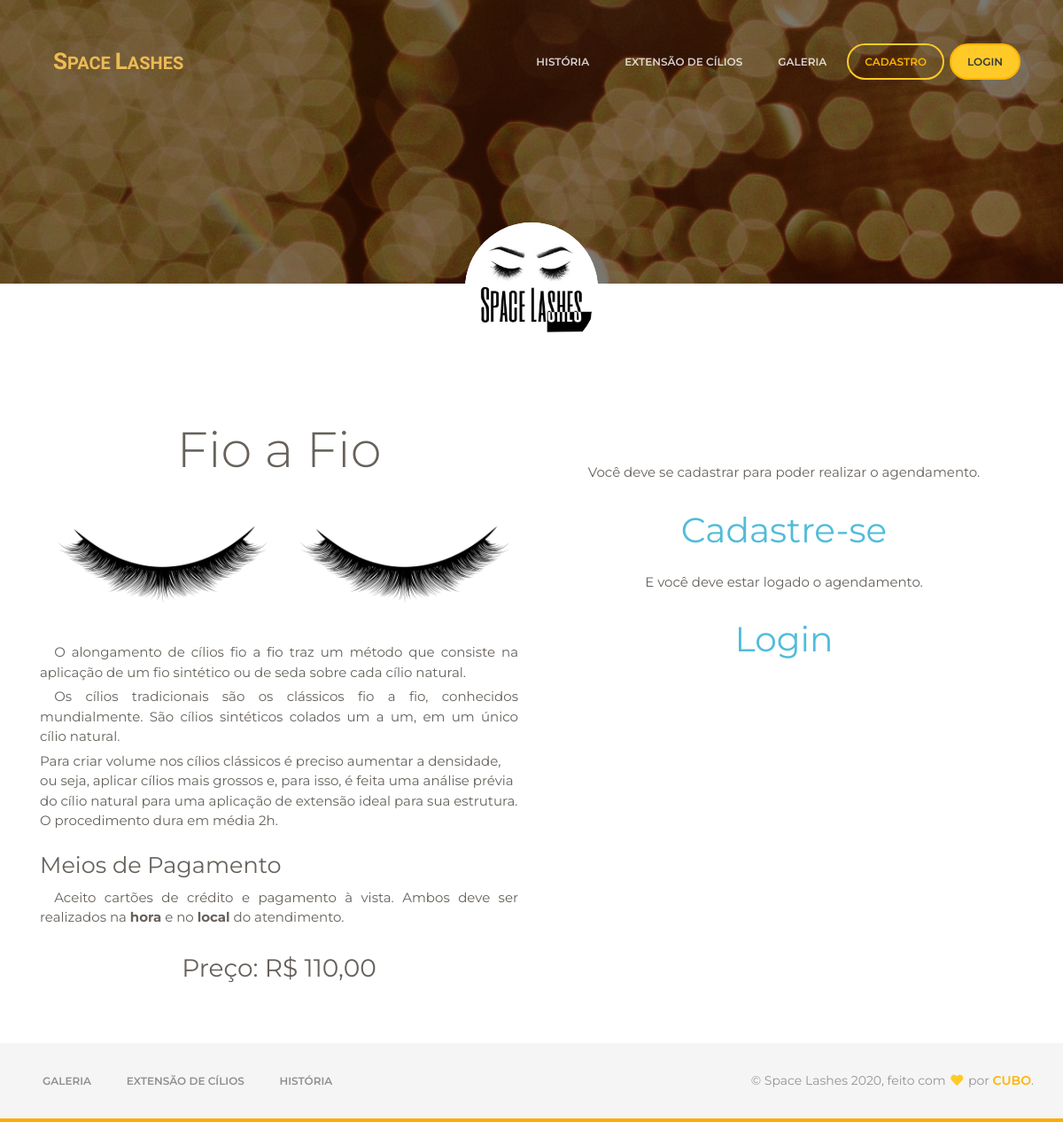
The page /index.php/pages/servico/7 on the database its author committed.
### tables this page shows
CREATE TABLE `services` (
  `service_id` int(11) NOT NULL,
  `service_name` varchar(128) NOT NULL,
  `service_img` varchar(128) NOT NULL,
  `service_description` text NOT NULL,
  `service_details` text NOT NULL,
  `service_price` varchar(9) NOT NULL
);

### application/controllers/Pages.php (called while the page is built, shortened)
<?php
class Pages extends CI_Controller{
public function __construct(){
	$this->load->library(['ion_auth', 'form_validation']);
}
	public function servico($id)
	{
		$this->load->view('template/header');
        $this->load->model('UsuarioModel', 'model');
		if ($this->ion_auth->logged_in()){
			$data['user_img'] = $this->ion_auth->user()->row()->user_img;
		}else{
			$data['user_img'] = '';
		}
        $data['etiqueta'] = $this->model->gera_botao($data['user_img']);
        $this->load->view('template/navbar', $data);
        $this->load->view('template/intro2');
		$dado['calendar'] = $this->model->calendar();
		$this->load->model('ServiceModel','servico');
		$dado['service'] = $this->servico->ler($id);
		if ($this->ion_auth->logged_in()){
			redirect('pages/services/'.$id, 'refresh');
		}else{
			$this->load->view('extra/datepicker', $dado);
		}
		$this->load->view('template/footer');
		$this->load->view('template/scripts');
	}
}

### index.php (called while the page is built, shortened)
<?php
require_once BASEPATH.'core/CodeIgniter.php';

### application/libraries/util/CI_Object.php (called while the page is built, shortened)
<?php
class CI_Object {
    public function __get($key) {
        return get_instance()->$key;
    }
}

### application/libraries/Service.php (called while the page is built)
<?php
include_once APPPATH.'libraries/util/CI_Object.php';
class Service extends CI_Object{
    public function service_data($service_id){
        $cond = array('service_id' => $service_id);
        $rs = $this->db->get_where('services', $cond);
        return $rs->row_array();
    }
}

### application/models/ServiceModel.php (called while the page is built, shortened)
<?php
include_once APPPATH.'libraries/Service.php';
class ServiceModel extends CI_Model {
    public function ler($service_id){
		$servico = new Service();
		return $servico->service_data($service_id);
	  }
}

### application/views/extra/datepicker.php (the view)
<div class="container">
    <div class="owner">
        <div class="avatar">
          <img src="<?= base_url('public/assets/img/logotipo.jpeg'); ?>" alt="Circle Image" class="img-circle img-no-padding img-responsive">
        </div>
    </div>
  <div class="row">
       <div class="col-md-6">
          <h3 class="display-4 mt-5 mb-5 text-center"><?= $service["service_name"]; ?></h3>
          <div class="text-center mb-4">
            <img src="<?= base_url($service["service_img"]); ?>" class="img-fluid" />
          </div>
          <p class="justificado"><?= $service["service_description"]; ?></p>
          <p class="justificado"><?= $service["service_details"]; ?></p>
          <h3 class="mb-2">Meios de Pagamento</h3>
          <p class="justificado">Aceito cartões de crédito e pagamento à vista. Ambos deve ser realizados na <b>hora</b> e no <b>local</b> do atendimento.</p>
          <div class="mt-4 mb-5 text-center">
              <p class="preco"><span class="valor">Preço: </span><?= $service["service_price"]; ?></p>
          </div>
       </div>
       <div class="col-md-6 text-center pt-5 mt-5 pb-5 mb-5">
        <?= $calendar ?>
       </div>
  </div>
</div>

### application/views/template/header.php (shortened to what this page needs)
<!DOCTYPE html>
<html lang="pt-br">
<head>
  <link href="https://use.fontawesome.com/releases/v5.8.2/css/all.css" rel="stylesheet"/>
  <link href="<?= base_url(); ?>public/assets/css/bootstrap.min.css" rel="stylesheet" />
  <link href="<?= base_url(); ?>public/assets/css/ui-kit.min.css" rel="stylesheet" />
  <link href="<?= base_url(); ?>public/assets/css/dataTables.bootstrap4.min.css" rel="stylesheet" />
  <link href="<?= base_url(); ?>public/assets/css/datatables.min.css" rel="stylesheet" />
</head>
<body class="index-page sidebar-collapse">

### application/models/UsuarioModel.php (shortened to what this page needs)
<?php
class UsuarioModel extends CI_Model {
    public function gera_botao($user_img){
        $avatar = base_url('public/assets/img/users/no-photo.jpeg');
        if ($this->ion_auth->logged_in()){
            if ($this->ion_auth->is_admin()){
                $usr = '<a class="dropdown-item" href="'.base_url('index.php/admin').'"><i class="fas fa-clipboard-check"></i>Gestão</a>';
            }else{
                $usr = '<a class="dropdown-item" href="'.base_url('index.php/usuario').'"><i class="fas fa-user mr-3"></i>Perfil</a>';
            }
            $data['etiqueta'] = '<ul class="navbar-nav ml-auto nav-flex-icons"><li class="nav-item avatar dropdown">
                        <a class="nav-link" id="navbarDropdownMenuLink-55" data-toggle="dropdown" aria-haspopup="true" aria-expanded="false">
                            <img src="'. $avatar .'" class="w-100 img-fluid rounded-circle z-depth-0" style="max-width:40px;max-height:40px;min-width:40px;min-height:40px;margin-top:-10px;" alt="imagem de seu avatar"></a>
                        <div class="dropdown-menu dropdown-menu-lg-right dropdown-secondary" aria-labelledby="navbarDropdownMenuLink-55">'.$usr.'
                            <a class="dropdown-item text-danger saida" href="'.base_url('index.php/auth/logout').'"><i class="fas fa-sign-out-alt mr-3"></i>Sair</a>
                        </div></li></ul>';
        }else{
            $data['etiqueta'] = '<li class="nav-item"><a href="'.base_url('index.php/auth/create_user').'" class="btn bot-semlinha-dourado btn-round">Cadastro</a></li>
                                 <li class="nav-item"><a href="'.base_url('index.php/auth/login').'" class="btn bot-dourado btn-round text-dark">Login</a></li>';
        }
        return $data['etiqueta'];
    }
    public function calendar(){
        if($this->ion_auth->logged_in()){
            $dado['calendar'] = '';
        }else{
            $dado['calendar'] = '<p>Você deve se cadastrar para poder realizar o agendamento.</p><h2><a href="'.base_url('index.php/auth/create_user').'">Cadastre-se</a></h2>';
            $dado['calendar'] .= '<p class="mt-4">E você deve estar logado o agendamento.</p><h2><a href="'.base_url('index.php/auth/login').'">Login</a></h2>';
        }
        return $dado['calendar'];
    }
}

### application/views/template/navbar.php (shortened to what this page needs)
<nav class="navbar navbar-expand-lg fixed-top navbar-transparent " color-on-scroll="300">
   <div class="container">
     <div class="navbar-translate">
       <a class="navbar-brand text-warning" href="<?= base_url(); ?>">
         <span class="display-6"><span class="prim">S</span>PACE <span class="prim">L</span>ASHES</span>
       </a>
     </div>
     <div class="collapse navbar-collapse justify-content-end" id="navigation">
       <ul class="navbar-nav">
         <li class="nav-item">
           <a class="nav-link" href="<?= base_url('index.php/pages/historia'); ?>">História</a>
         </li>
         <li class="nav-item">
           <a class="nav-link" href="<?= base_url('index.php/pages/recomendar'); ?>">Extensão de Cílios</a>
         </li>
         <li class="nav-item">
           <a class="nav-link" href="<?= base_url('index.php/pages/galeria'); ?>">Galeria</a>
         </li>
         <?= $etiqueta ?>
       </ul>
     </div>
   </div>
 </nav>

### application/views/template/intro2.php (shortened to what this page needs)
<div class="page-header page-header-xs" style="background-image: url('<?= base_url(); ?>public/assets/img/belofundo.jpg');">
  </div>

### application/views/template/footer.php
<footer class="footer footer-black mt-3">
  <div class="container">
    <div class="row">
      <nav class="footer-nav">
        <ul>
          <li><a href="<?= base_url('index.php/pages/galeria'); ?>">Galeria</a></li>
          <li><a href="<?= base_url('index.php/pages/recomendar'); ?>">Extensão de Cílios</a></li>
          <li><a href="<?= base_url('index.php/pages/historia'); ?>">História</a></li>
        </ul>
      </nav>
      <div class="credits ml-auto">
        <span class="copyright">© Space Lashes <?= date('Y'); ?>, feito com <i class="fa fa-heart heart"></i> por <a target="_blank" class="cb-link" href="http://hospedagem.ifspguarulhos.edu.br/~gu1800078/cubo/">CUBO</a>.</span>
      </div>
    </div>
  </div>
</footer>

### application/views/template/scripts.php (shortened to what this page needs)
</body>
</html>

### rows shown on the page
services: service_name "Fio a Fio", service_img (picture), service_description "O alongamento de cílios fio a fio traz um método que consiste na aplicação de um fio sintético ou de seda sobre cada cílio natural.", service_details "Os cílios tradicionais são os clássicos fio a fio, conhecidos mundialmente. São cílios sintéticos colados um a um, em um único cílio natural. Para criar volume nos cílios clássicos é preciso aumentar a densidade, ou seja, aplicar cílios mais grossos e, para isso, é feita uma análise prévia do cílio natural para uma aplicação de extensão ideal para sua estrutura. O procedimento dura em média 2h.", service_price "R$ 110,00"
